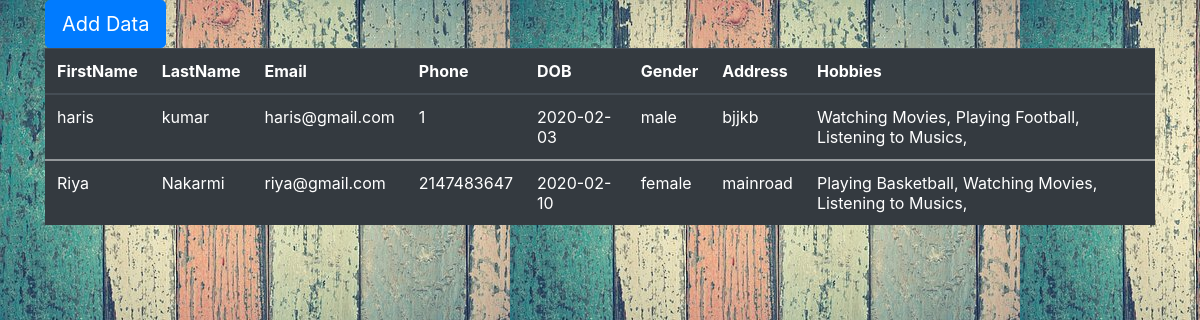
/biodata.php, run on the app's committed database.
### tables this page shows
CREATE TABLE `details` (
  `id` int(11) NOT NULL,
  `first_name` varchar(100) NOT NULL,
  `last_name` varchar(100) NOT NULL,
  `email` varchar(70) NOT NULL,
  `mobile_num` int(11) NOT NULL,
  `dob` date NOT NULL,
  `gender` varchar(50) NOT NULL,
  `address` varchar(200) NOT NULL,
  `hobbies` varchar(255) NOT NULL
);

### biodata.php (the view)
<html>
    <head>
        <link rel="stylesheet" href="https://stackpath.bootstrapcdn.com/bootstrap/4.4.1/css/bootstrap.min.css">
        <link rel="stylesheet" href="https://stackpath.bootstrapcdn.com/bootstrap/4.4.1/js/bootstrap.min.js">
        <link rel="stylesheet" href="https://stackpath.bootstrapcdn.com/bootstrap/4.4.1/js/bootstrap.bundle.min.js">
    </head>
    <body style="background-image: url(img.jpg);">
    <div class="container">
    <a href="index.php"><button type="button" class="btn btn-primary btn-lg" >Add Data</button></a>
    </div>
    <div class="container">
    <table class="table table-dark">
        <thead>
            <tr>
                <th scope="col">FirstName</th>
                <th scope="col">LastName</th>
                <th scope="col">Email</th>
                <th scope="col">Phone</th>
                <th scope="col">DOB</th>
                <th scope="col">Gender</th>
                <th scope="col">Address</th>
                <th scope="col">Hobbies</th>
            </tr>
            <?php
                include_once"config.php";
                $sql=mysqli_query($conn,"SELECT * FROM details");
                while($row=mysqli_fetch_assoc($sql)){
                    $unserializeHobby=unserialize($row['hobbies']);
           ?>
        </thead>
        <tbody>
            <tr>
                <td><?=$row["first_name"] ?></td>
                <td><?=$row["last_name"] ?></td>
                <td><?=$row["email"] ?></td>
                <td><?=$row["mobile_num"] ?></td>
                <td><?=$row["dob"] ?></td>
                <td><?=$row["gender"] ?></td>
                <td><?=$row["address"] ?></td>
                <td><?php
                        foreach ($unserializeHobby as $key => $value){
                            echo $value.", ";
                        }
                    ?>
                </td>
            </tr>
            <?php
                }
            ?>
        </tbody>
    </table>
    </div>
    </body>
</html>

### data on the page
details: first_name "haris", last_name "kumar", email "haris@gmail.com", mobile_num "1", dob "2020-02-03", gender "male", address "bjjkb", hobbies "Watching Movies", hobbies "Playing Football", hobbies "Listening to Musics"
details: first_name "Riya", last_name "Nakarmi", email "riya@gmail.com", mobile_num "2147483647", dob "2020-02-10", gender "female", address "mainroad", hobbies "Playing Basketball", hobbies "Watching Movies", hobbies "Listening to Musics"
